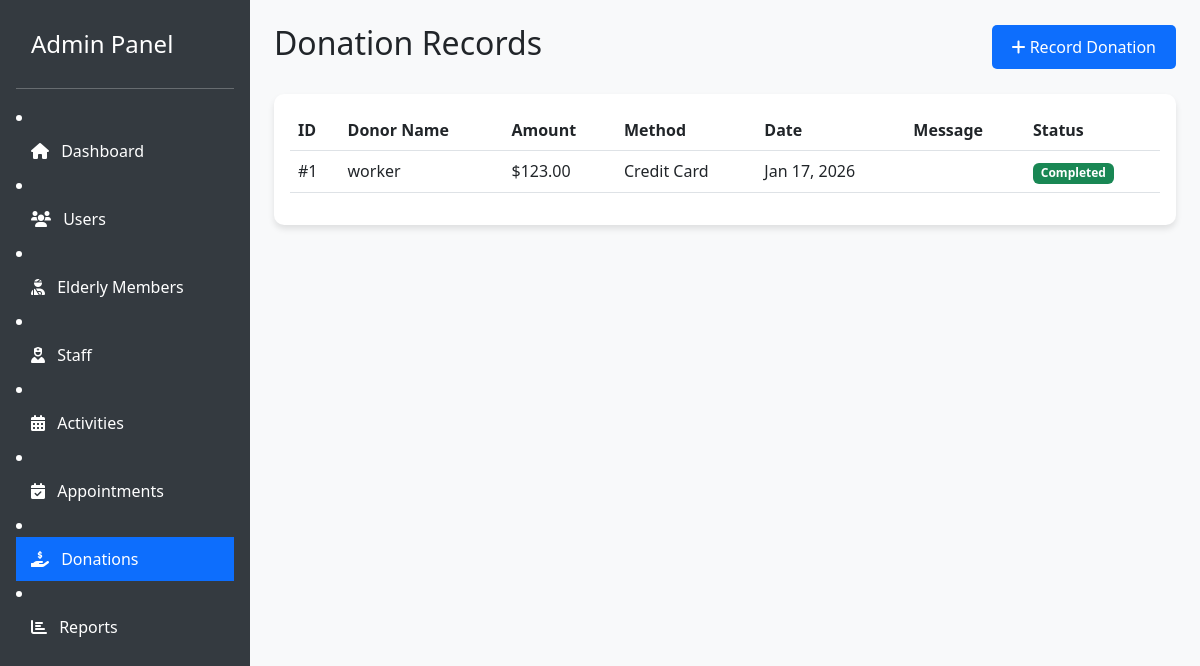
Page /admin/manage_donations.php (signed in) on the committed database.
### tables this page shows
CREATE TABLE `donations` (
  `id` int(11) NOT NULL,
  `donor_id` int(11) NOT NULL,
  `amount` decimal(10,2) NOT NULL,
  `payment_method` varchar(50) DEFAULT NULL,
  `message` text DEFAULT NULL,
  `donation_date` datetime DEFAULT current_timestamp(),
  `status` enum('Pending','Completed') DEFAULT 'Completed'
);

CREATE TABLE `users` (
  `id` int(11) NOT NULL,
  `name` varchar(100) NOT NULL,
  `email` varchar(100) NOT NULL,
  `password` varchar(255) NOT NULL,
  `role` enum('admin','staff','donor','family') NOT NULL,
  `contact_no` varchar(20) DEFAULT NULL,
  `address` text DEFAULT NULL,
  `created_at` timestamp NOT NULL DEFAULT current_timestamp()
);

### admin/manage_donations.php (the view, shortened to what this page needs)
<?php
require_once '../config.php';
?>
<!DOCTYPE html>
<html lang="en">
<head>
    <link href="https://cdn.jsdelivr.net/npm/bootstrap@5.3.0/dist/css/bootstrap.min.css" rel="stylesheet">
    <link rel="stylesheet" href="../assets/css/style.css">
    <link href="https://cdnjs.cloudflare.com/ajax/libs/font-awesome/6.0.0/css/all.min.css" rel="stylesheet">
</head>
<body>
<div class="d-flex">
    <div class="sidebar d-flex flex-column flex-shrink-0 p-3 text-white" style="width: 250px;">
        <a href="dashboard.php" class="d-flex align-items-center mb-3 mb-md-0 me-md-auto text-white text-decoration-none">
            <span class="fs-4">Admin Panel</span>
        </a>
        <hr>
            <li><a href="dashboard.php" class="nav-link text-white"><i class="fas fa-home me-2"></i> Dashboard</a></li>
            <li><a href="manage_users.php" class="nav-link text-white"><i class="fas fa-users me-2"></i> Users</a></li>
            <li><a href="manage_elderly.php" class="nav-link text-white"><i class="fas fa-user-injured me-2"></i> Elderly Members</a></li>
            <li><a href="manage_staff.php" class="nav-link text-white"><i class="fas fa-user-nurse me-2"></i> Staff</a></li>
            <li><a href="manage_activities.php" class="nav-link text-white"><i class="fas fa-calendar-alt me-2"></i> Activities</a></li>
            <li><a href="manage_appointments.php" class="nav-link text-white"><i class="fas fa-calendar-check me-2"></i> Appointments</a></li>
            <li><a href="manage_donations.php" class="nav-link active"><i class="fas fa-hand-holding-usd me-2"></i> Donations</a></li>
             <li><a href="reports.php" class="nav-link text-white"><i class="fas fa-chart-bar me-2"></i> Reports</a></li>
    </div>
    <div class="flex-grow-1 p-4 bg-light">
        <div class="d-flex justify-content-between align-items-center mb-4">
            <h2>Donation Records</h2>
            <button class="btn btn-primary" data-bs-toggle="modal" data-bs-target="#addDonationModal">
                <i class="fas fa-plus"></i> Record Donation
            </button>
        </div>
        <div class="card">
            <div class="card-body">
                <table class="table table-hover">
                    <thead>
                        <tr>
                            <th>ID</th>
                            <th>Donor Name</th>
                            <th>Amount</th>
                            <th>Method</th>
                            <th>Date</th>
                            <th>Message</th>
                            <th>Status</th>
                        </tr>
                    </thead>
                    <tbody>
                        <?php
                        $query = "SELECT d.*, u.name as donor_name
                                  FROM donations d
                                  JOIN users u ON d.donor_id = u.id
                                  ORDER BY d.donation_date DESC";
                        $result = mysqli_query($conn, $query);
                        while ($row = mysqli_fetch_assoc($result)) {
                            echo "<tr>";
                            echo "<td>#{$row['id']}</td>";
                            echo "<td>{$row['donor_name']}</td>";
                            echo "<td>$" . number_format($row['amount'], 2) . "</td>";
                            echo "<td>{$row['payment_method']}</td>";
                            echo "<td>" . date('M d, Y', strtotime($row['donation_date'])) . "</td>";
                            echo "<td>{$row['message']}</td>";
                            echo "<td><span class='badge bg-success'>{$row['status']}</span></td>";
                            echo "</tr>";
                        }
                        ?>
                    </tbody>
                </table>
            </div>
        </div>
    </div>
</div>
</body>
</html>

### assets/css/style.css (style rules this page uses)
body { min-height: 100vh; display: flex; flex-direction: column; }
.card { border: none; border-radius: 10px; box-shadow: 0 4px 6px rgba(0,0,0,0.1); transition: transform 0.2s; }
.btn-primary { background-color: #0d6efd; border: none; padding: 10px 20px; border-radius: 5px; }
.sidebar { min-height: 100vh; background-color: #343a40; color: white; }
.sidebar a { color: rgba(255,255,255,0.8); text-decoration: none; padding: 10px 15px; display: block; }
.sidebar a:hover, .sidebar a.active { background-color: #0d6efd; color: white; }

### rows in the picture
donations: id "1", donor.name "worker", amount "123.00", payment_method "Credit Card", donation_date "Jan 17, 2026", status "Completed"
